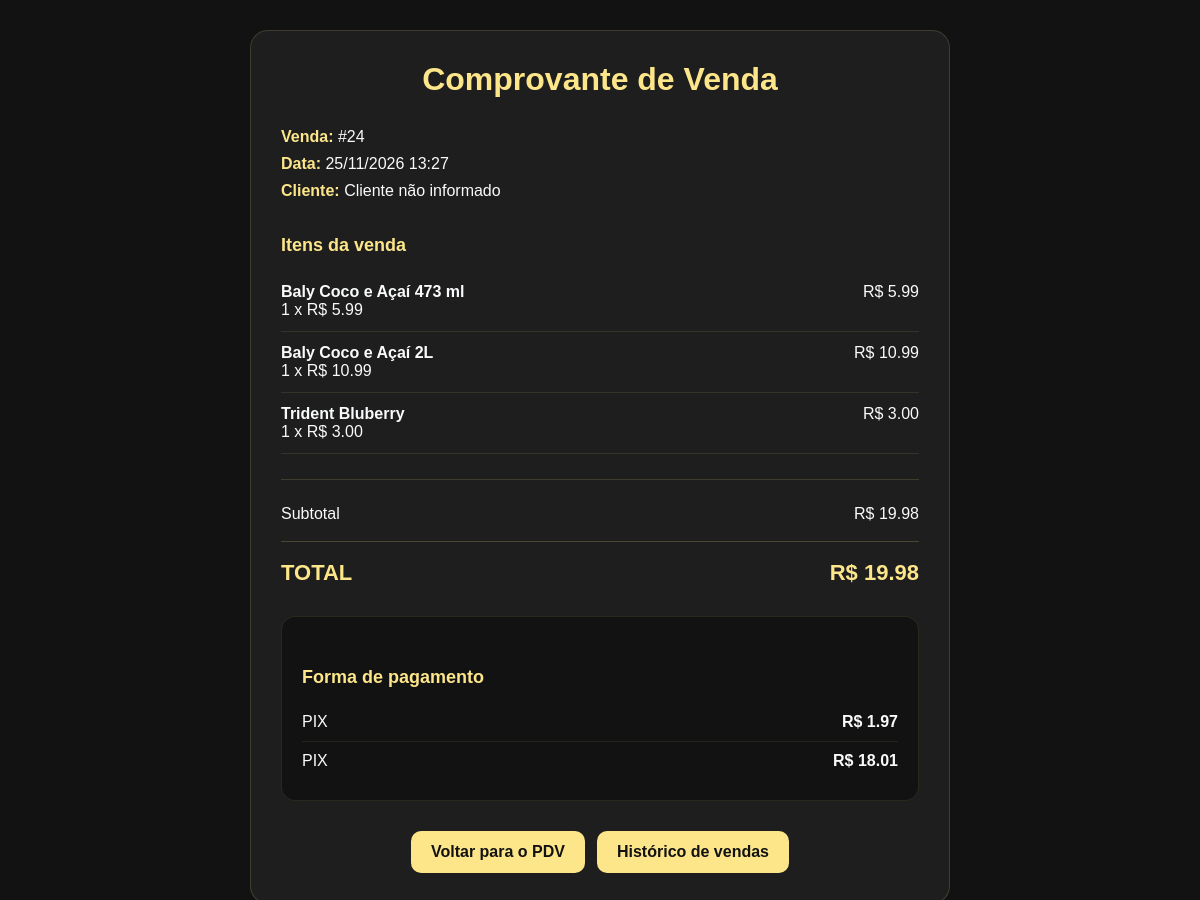
/pdv/venda/24 (signed in), run on the app's committed database.
### app/models/venda.py (models this page shows, shortened)
class Venda(Base):
    __tablename__ = "vendas"
    id = Column(Integer, primary_key=True, index=True)
    cliente_id = Column(
        Integer,
        ForeignKey("clientes.id", ondelete="SET NULL"),
        nullable=True
    )
    usuario_id = Column(
        Integer,
        ForeignKey("usuarios.id", ondelete="SET NULL"),
        nullable=True
    )
    total_bruto = Column(
        Float,
        nullable=False,
        default=0.0
    )
    total_liquido = Column(
        Float,
        nullable=False,
        default=0.0
    )
    desconto = Column(
        Float,
        nullable=False,
        default=0.0
    )
    tipo_desconto = Column(
        String(20),
        nullable=True
    )
    forma_pagamento_1 = Column(
        String(50),
        nullable=True
    )
    valor_pagamento_1 = Column(
        Float,
        nullable=False,
        default=0.0
    )
    forma_pagamento_2 = Column(
        String(50),
        nullable=True
    )
    valor_pagamento_2 = Column(
        Float,
        nullable=False,
        default=0.0
    )
    observacao = Column(
        String(255),
        nullable=True
    )
    criado_em = Column(
        DateTime,
        server_default=func.now()
    )
    cliente = relationship(
        "Cliente",
        back_populates="vendas"
    )
    usuario = relationship(
        "Usuario",
        backref="vendas"
    )
    itens = relationship(
        "ItemVenda",
        back_populates="venda",
        cascade="all, delete-orphan"
    )

class ItemVenda(Base):
    __tablename__ = "itens_venda"
    id = Column(
        Integer,
        primary_key=True,
        index=True
    )
    venda_id = Column(
        Integer,
        ForeignKey("vendas.id", ondelete="CASCADE"),
        nullable=False
    )
    produto_id = Column(
        Integer,
        ForeignKey("produtos.id", ondelete="SET NULL"),
        nullable=True
    )
    produto_nome = Column(
        String(150),
        nullable=False
    )
    quantidade = Column(
        Integer,
        nullable=False
    )
    preco_unitario = Column(
        Float,
        nullable=False
    )
    venda = relationship(
        "Venda",
        back_populates="itens"
    )
    produto = relationship(
        "Produto",
        backref="itens_venda"
    )

### app/controllers/pdv_controller.py (the view)
@router.get("/venda/{venda_id}")
def detalhe_venda(
    venda_id: int,
    request: Request,
    db: Session = Depends(get_db),
    usuario=Depends(get_usuario_logado)
):
    venda = (
        db.query(Venda)
        .filter(Venda.id == venda_id)
        .first()
    )
    if not venda:
        return RedirectResponse(
            url="/pdv/",
            status_code=303
        )
    return templates.TemplateResponse(
        request,
        "pdv/comprovante.html",
        {
            "request": request,
            "usuario": usuario,
            "venda": venda
        }
    )

### app/templates/pdv/comprovante.html (shortened to what this page needs)
<!DOCTYPE html>
<html lang="pt-BR">
<head>
</head>
<body>
    <div class="comprovante">
        <h1>Comprovante de Venda</h1>
        <div class="informacoes">
            <div>
                <strong>Venda:</strong>
                #{{ venda.id }}
            </div>
            <div>
                <strong>Data:</strong>
                {{ venda.criado_em.strftime("%d/%m/%Y %H:%M") if venda.criado_em else "-" }}
            </div>
            <div>
                <strong>Cliente:</strong>
                {% if venda.cliente %}
                    {{ venda.cliente.nome }}
                {% else %}
                    Cliente não informado
                {% endif %}
            </div>
        </div>
        <h2>Itens da venda</h2>
        {% for item in venda.itens %}
        <div class="item">
            <div class="item-nome">
                <strong>{{ item.produto_nome }}</strong>
                <br>
                {{ item.quantidade }} x
                R$ {{ "%.2f"|format(item.preco_unitario) }}
            </div>
            <div class="item-valor">
                R$ {{ "%.2f"|format(item.subtotal) }}
            </div>
        </div>
        {% endfor %}
        <div class="totais">
            <div class="total-linha">
                <span>Subtotal</span>
                <span>
                    R$ {{ "%.2f"|format(venda.total_bruto) }}
                </span>
            </div>
            <div class="total-final">
                <span>TOTAL</span>
                <span>
                    R$ {{ "%.2f"|format(venda.total_liquido) }}
                </span>
            </div>
        </div>
        <div class="pagamentos">
            <h2>Forma de pagamento</h2>
            {% if venda.forma_pagamento_1 %}
            <div class="pagamento">
                <span class="forma-pagamento">
                    {% if venda.forma_pagamento_1 == "dinheiro" %}
                        Dinheiro
                    {% elif venda.forma_pagamento_1 == "pix" %}
                        PIX
                    {% elif venda.forma_pagamento_1 == "cartao_credito" %}
                        Cartão de crédito
                    {% elif venda.forma_pagamento_1 == "cartao_debito" %}
                        Cartão de débito
                    {% else %}
                        {{ venda.forma_pagamento_1 }}
                    {% endif %}
                </span>
                <strong>
                    R$ {{ "%.2f"|format(venda.valor_pagamento_1) }}
                </strong>
            </div>
            {% endif %}
            {% if venda.forma_pagamento_2 and venda.valor_pagamento_2 > 0 %}
            <div class="pagamento">
                <span class="forma-pagamento">
                    {% if venda.forma_pagamento_2 == "dinheiro" %}
                        Dinheiro
                    {% elif venda.forma_pagamento_2 == "pix" %}
                        PIX
                    {% elif venda.forma_pagamento_2 == "cartao_credito" %}
                        Cartão de crédito
                    {% elif venda.forma_pagamento_2 == "cartao_debito" %}
                        Cartão de débito
                    {% else %}
                        {{ venda.forma_pagamento_2 }}
                    {% endif %}
                </span>
                <strong>
                    R$ {{ "%.2f"|format(venda.valor_pagamento_2) }}
                </strong>
            </div>
            {% endif %}
        </div>
        <div class="botoes">
            <a href="/pdv/" class="botao">
                Voltar para o PDV
            </a>
            <a href="/pdv/historico" class="botao">
                Histórico de vendas
            </a>
        </div>
    </div>
</body>
</html>

### app/templates/pdv/comprovante.html (style rules this page uses)
body { margin: 0; padding: 30px; background: #121212; color: #F9FAFB; font-family: Arial, sans-serif; }
.comprovante { max-width: 700px; margin: 0 auto; background: #1E1E1E; border: 1px solid rgba(253, 230, 138, 0.15); border-radius: 18px; padding: 30px; box-sizing: border-box; }
h1 { text-align: center; color: #FDE68A; margin-top: 0; margin-bottom: 25px; }
h2 { color: #FDE68A; font-size: 18px; margin-top: 30px; margin-bottom: 15px; }
.informacoes { margin-bottom: 25px; line-height: 1.7; }
.informacoes strong { color: #FDE68A; }
.item { display: flex; justify-content: space-between; gap: 20px; padding: 12px 0; border-bottom: 1px solid rgba(253, 230, 138, 0.10); }
.item-nome { flex: 1; }
.item-valor { white-space: nowrap; }
.totais { margin-top: 25px; padding-top: 15px; border-top: 1px solid rgba(253, 230, 138, 0.15); }
.total-linha { display: flex; justify-content: space-between; gap: 20px; margin: 10px 0; }
.total-final { display: flex; justify-content: space-between; gap: 20px; margin-top: 18px; padding-top: 18px; border-top: 1px solid rgba(253, 230, 138, 0.20); color: #FDE68A; font-size: 22px; font-weight: bold; }
.pagamentos { margin-top: 30px; padding: 20px; background: #121212; border-radius: 14px; border: 1px solid rgba(253, 230, 138, 0.10); }
.pagamento { display: flex; justify-content: space-between; gap: 20px; padding: 10px 0; border-bottom: 1px solid rgba(253, 230, 138, 0.08); }
.pagamento:last-child { border-bottom: none; }
.forma-pagamento { text-transform: capitalize; }
.botoes { display: flex; justify-content: center; gap: 12px; margin-top: 30px; }
.botao { display: inline-block; padding: 12px 20px; border-radius: 10px; text-decoration: none; background: #FDE68A; color: #121212; font-weight: bold; transition: 0.2s; }

### data on the page
Venda: id "24", criado_em "25/11/2026 13:27", total_bruto "19.98", total_liquido "19.98", valor_pagamento_1 "1.97", valor_pagamento_2 "18.01"
ItemVenda: produto_nome "Baly Coco e Açaí 473 ml", quantidade "1", preco_unitario "5.99", subtotal "5.99"
ItemVenda: produto_nome "Baly Coco e Açaí 2L", quantidade "1", preco_unitario "10.99", subtotal "10.99"
ItemVenda: produto_nome "Trident Bluberry", quantidade "1", preco_unitario "3.00", subtotal "3.00"
